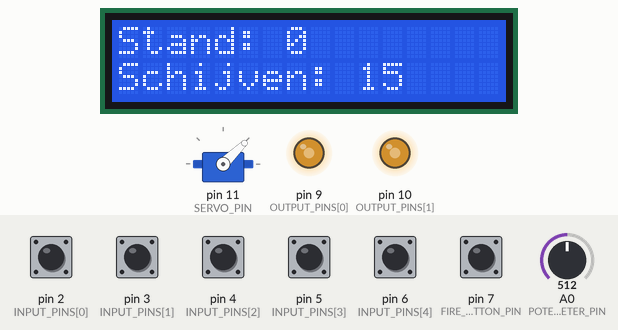
This sketch was run on a simulated Arduino Uno, built with avr-gcc and run on an emulated ATmega328P. Shown: 16×2 character LCD, servo, output pins drawn as LEDs (lit = HIGH). The inputs (shaded band) are chosen by the test bench; at power-on: pin 2 (INPUT_PINS[0]), pin 3 (INPUT_PINS[1]), pin 4 (INPUT_PINS[2]), pin 5 (INPUT_PINS[3]), pin 6 (INPUT_PINS[4]), pin 7 (FIRE_BUTTON_PIN) HIGH, A0 (POTENTIONMETER_PIN) = 512.

Above: at 1.2 s.
1.3 s: pin 7 (FIRE_BUTTON_PIN) pulled LOW for 0.15 s
At 2.8 s:
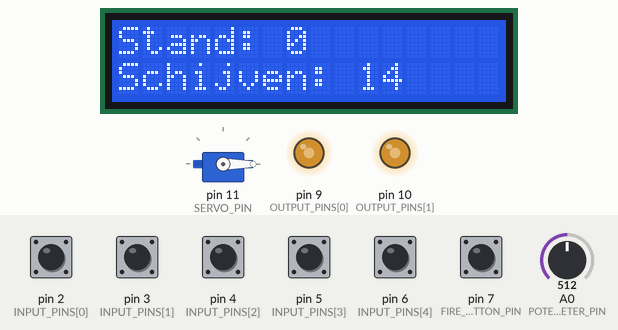
3.6 s: A0 (POTENTIONMETER_PIN) set to 122
At 4.4 s:
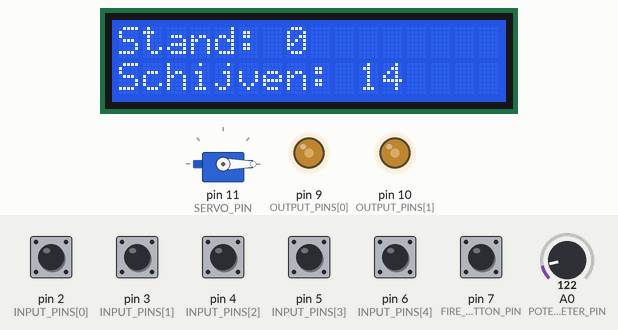
5.1 s: pin 7 (FIRE_BUTTON_PIN) pulled LOW for 1 s
At 7.6 s:
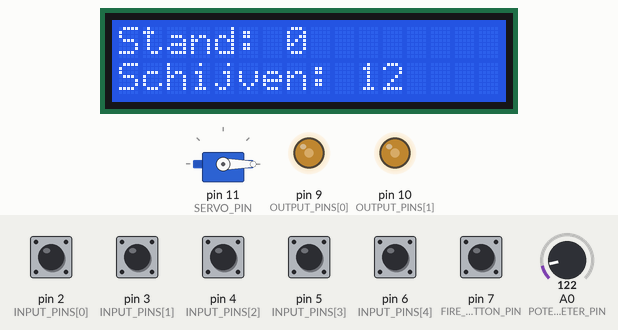
7.9 s: A0 (POTENTIONMETER_PIN) set to 1010
At 8.9 s:
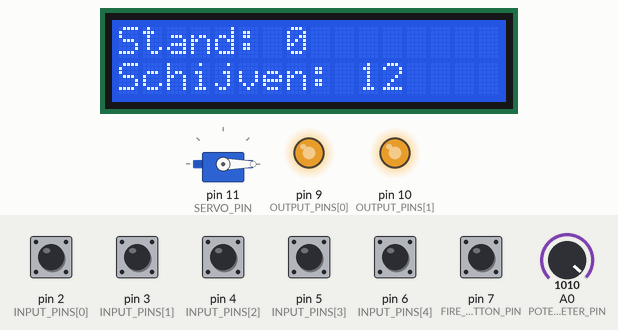
9.4 s: pin 7 (FIRE_BUTTON_PIN) pulled LOW for 0.15 s
At 9.8 s:
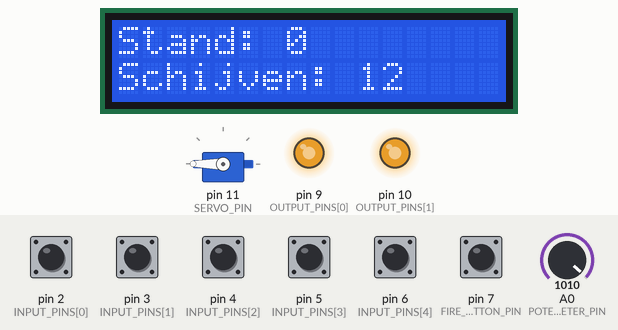
11.4 s: pin 2 (INPUT_PINS[0]) pulled LOW for 0.15 s
At 12.3 s:
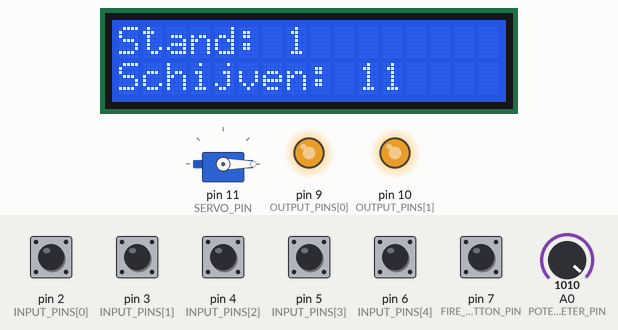
Timing chart, 0 to 14.0 s (numbered marks = the images above; inputs shaded):
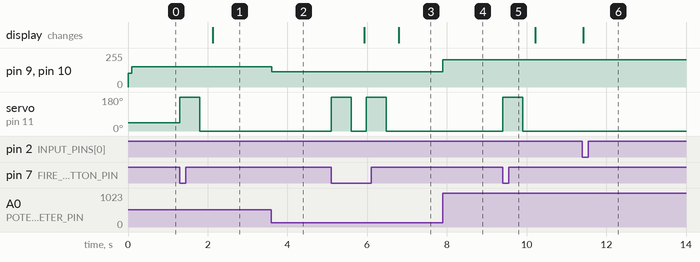

Measured:
- after the input at 1.3 s, servo on pin 11 (SERVO_PIN): 44° → 180° at once, → 0° 0.50 s later; the display: changes after 0.82 s (image 1)
- after the input at 3.6 s, pin 9 (OUTPUT_PINS[0]), pin 10 (OUTPUT_PINS[1]): 153/255 → 114/255 at once
- after the input at 5.1 s, servo on pin 11 (SERVO_PIN): alternates 180° for 0.50 s and 0° for 0.37 s, 4 changes in all, then stays 0°, starting at once; the display: first changes after 0.82 s (image 3 shows a later state)
- after the input at 7.9 s, pin 9 (OUTPUT_PINS[0]), pin 10 (OUTPUT_PINS[1]): 114/255 → 203/255 at once
- after the input at 9.4 s, servo on pin 11 (SERVO_PIN): 0° → 180° at once, → 0° 0.50 s later
- after the input at 11.4 s, the display: changes at once (image 6)

The sketch:

SjoelMonsterCode.ino
```cpp
#include <LiquidCrystal_I2C.h>
#include <Wire.h>
#include <Servo.h>

// ============================================================================
// PIN CONFIGURATION
// ============================================================================
// Pins 2-6: Position selection buttons
// Pin 7: Fire button
// Pins 9-10: PWM outputs for Electronic Speed Controllers (ESC)
// Pin A0: Potentiometer for adjustable firing speed

#define POTENTIONMETER_PIN A0

const int INPUT_PINS[] = {2, 3, 4, 5, 6, 7};
const int OUTPUT_PINS[] = {9, 10};


const int POSITION_BUTTONS[] = {2, 3, 4, 5, 6};
const int FIRE_BUTTON_PIN = 7;
const int ESC_PINS[] = {9, 10};
const int SERVO_PIN = 11;


// ============================================================================
// SYSTEM CONSTANTS
// ============================================================================
const int MAX_SCHIJVEN = 15;
const int SERVO_HOME_ANGLE = 0;
const int SERVO_FIRE_ANGLE = 180;
const int ESC_MIN_PULSE_US = 1000;  // Minimum ESC pulse width in microseconds
const int ESC_MAX_PULSE_US = 2000;  // Maximum ESC pulse width in microseconds
const int PWM_FREQUENCY_HZ = 400;
const int TIMER1_PRESCALER = 8;
const int TIMER1_TOP_VALUE = 5000;  // 2MHz / 400Hz
const int SERVO_FIRE_DELAY_MS = 500;
const int SERVO_RETURN_DELAY_MS = 300;
const int LCD_I2C_ADDRESS = 0x27;
const int LCD_COLUMNS = 16;
const int LCD_ROWS = 2;
const int BUTTON_DEBOUNCE_DELAY_MS = 200;
const int FIRE_DEBOUNCE_DELAY_MS = 50;

// ============================================================================
// SYSTEM STATE VARIABLES
// ============================================================================
int SCHIJVEN = MAX_SCHIJVEN;
int currentPosition = 0;


// ============================================================================
// HARDWARE OBJECTS
// ============================================================================
Servo firingServo;
LiquidCrystal_I2C displayLCD(LCD_I2C_ADDRESS, LCD_COLUMNS, LCD_ROWS);

/**
 * Initialize 16-bit Timer1 for ESC PWM control (400 Hz)
 * Configures Fast PWM mode with TOP = ICR1 (mode 14)
 * Timer frequency: 2 MHz (prescaler 8)
 */
void initializeESCTimer() {
  TCCR1A = 0;
  TCCR1B = 0;

  // Configure output compare pins (9 and 10)
  TCCR1A |= (1 << COM1A1) | (1 << COM1B1);

  // Set Fast PWM mode (mode 14: WGM = 1110)
  TCCR1A |= (1 << WGM11);
  TCCR1B |= (1 << WGM12) | (1 << WGM13);

  // Set prescaler to 8 (2 MHz timer frequency)
  TCCR1B |= (1 << CS11);

  // Set PWM frequency: 2 MHz / 5000 = 400 Hz
  ICR1 = TIMER1_TOP_VALUE;

  OCR1A = ESC_MIN_PULSE_US * 2;
  OCR1B = ESC_MIN_PULSE_US * 2;
}


void initializeLCD() {
  displayLCD.init();
  displayLCD.backlight();
  UPDATE_DISPLAY(false);
}


void initializeServo() {
  firingServo.attach(SERVO_PIN);
  firingServo.write(SERVO_HOME_ANGLE);
  firingServo.writeMicroseconds(ESC_MIN_PULSE_US);
}


void setup() {
  Serial.begin(9600);

  for (int i = 0; i < 6; i++) {
    pinMode(INPUT_PINS[i], INPUT_PULLUP);
  }
  pinMode(POTENTIONMETER_PIN, INPUT);

  for (int i = 0; i < 2; i++) {
    pinMode(OUTPUT_PINS[i], OUTPUT);
  }

  initializeESCTimer();
  initializeLCD();
  initializeServo();
}


void loop() {
  UPDATE_FIRING_SPEED();

  for (int i = 0; i < 5; i++) {
    if (digitalRead(POSITION_BUTTONS[i]) == LOW) {
      currentPosition = i + 1;
      UPDATE_DISPLAY(false);
      delay(BUTTON_DEBOUNCE_DELAY_MS);
    }
  }

  if (digitalRead(FIRE_BUTTON_PIN) == LOW) {
    FIRE_MECHANISM();
  }
}


// ============================================================================
// OPERATIONAL FUNCTIONS
// ============================================================================

void FIRE_MECHANISM() {
  if (SCHIJVEN > 0) {
    firingServo.write(SERVO_FIRE_ANGLE);
    delay(SERVO_FIRE_DELAY_MS);

    firingServo.write(SERVO_HOME_ANGLE);
    delay(SERVO_RETURN_DELAY_MS);

    SCHIJVEN--;

    if (SCHIJVEN == 0) {
      resetSystem();
    }
  }

  UPDATE_DISPLAY(false);
  delay(FIRE_DEBOUNCE_DELAY_MS);
}


/**
 * Read potentiometer input and adjust ESC speed
 * Maps analog input (0-1023) to PWM pulse width (1000-2000 µs)
 */
void UPDATE_FIRING_SPEED() {
  int potentiometerValue = analogRead(POTENTIONMETER_PIN);
  int pwmPulseWidth = map(potentiometerValue, 0, 1023, ESC_MIN_PULSE_US, ESC_MAX_PULSE_US);


  OCR1A = pwmPulseWidth * 2;
  OCR1B = pwmPulseWidth * 2;
}


void resetSystem() {
  SCHIJVEN = MAX_SCHIJVEN;
  currentPosition = 0;
  firingServo.write(SERVO_HOME_ANGLE);
  UPDATE_DISPLAY(true);
}


/**
 * Update LCD display with current system state
 * @param isResetState If true, shows "magazine empty" message
 */
void UPDATE_DISPLAY(bool isResetState) {
  displayLCD.clear();

  displayLCD.setCursor(0, 0);
  displayLCD.print("Stand: ");
  displayLCD.print(currentPosition);

  displayLCD.setCursor(0, 1);
  if (isResetState && SCHIJVEN == 0) {
    displayLCD.print("Herladen magazijn!");
    Serial.println("System reset: Magazijn is op.");
  } else {
    displayLCD.print("Schijven: ");
    displayLCD.print(SCHIJVEN);
  }
}
```
